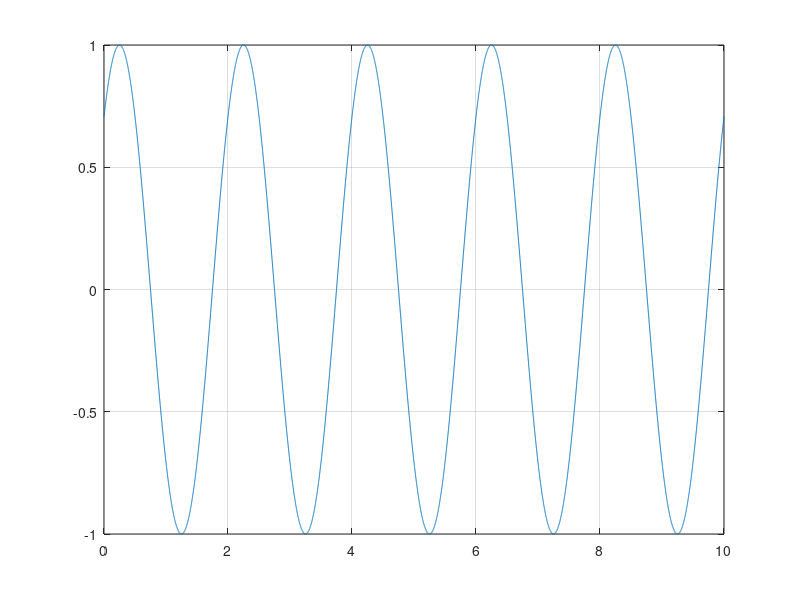

This figure's MATLAB source:
%Implemente el siguiente código en Matlab para graficar una señal con una amplitud de 10, un periodo de 2, y un ángulo de desfase de 45 grados

t=0:0.001:10; %Dominio

A=10; %Amplitud

T=2; %Periodo

theta=pi/4; %fase

y=sin((2*pi/T)*t+theta); %funcion senoidal

plot(t,y), grid on 
